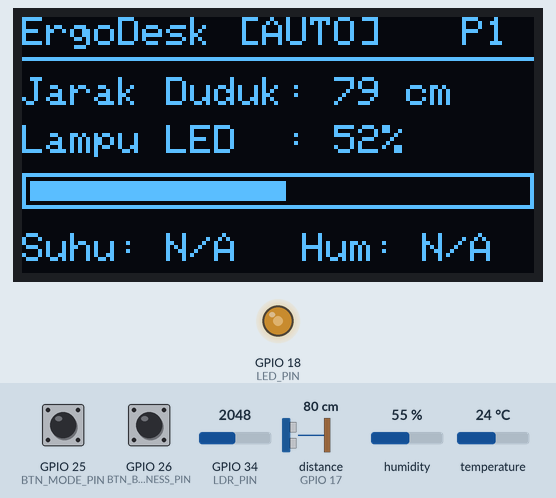
Bench run of a program on a simulated ESP32. Parts: 128×64 one-colour display, output pins drawn as LEDs (lit = HIGH). Wiring (inferred from the names in the program): ultrasonic range finder: trigger GPIO 5; echo GPIO 17. Inputs (shaded band) come from the test bench; at power-on: distance to the obstacle (sensor on GPIO 17) 80 cm, GPIO 25 (BTN_MODE_PIN) HIGH, GPIO 26 (BTN_BRIGHTNESS_PIN) HIGH, GPIO 34 (LDR_PIN) = 2048, humidity 55 %, temperature 24 °C (analog values on the 0–4095 scale). The echo pulse lasts 58.3 µs per cm; pins used as bus, display or sensor lines are not drawn; what the program prints to the serial monitor is not drawn.

Above: at 1.7 s.
1.8 s: distance to the obstacle (sensor on GPIO 17) set to 97 cm
At 3.2 s:
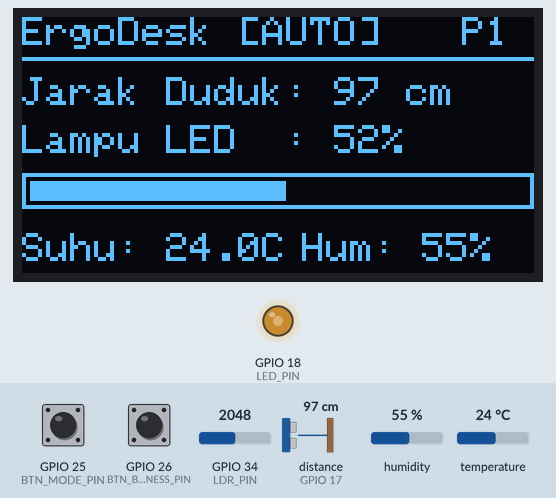
3.5 s: distance to the obstacle (sensor on GPIO 17) set to 106 cm
At 6.0 s:
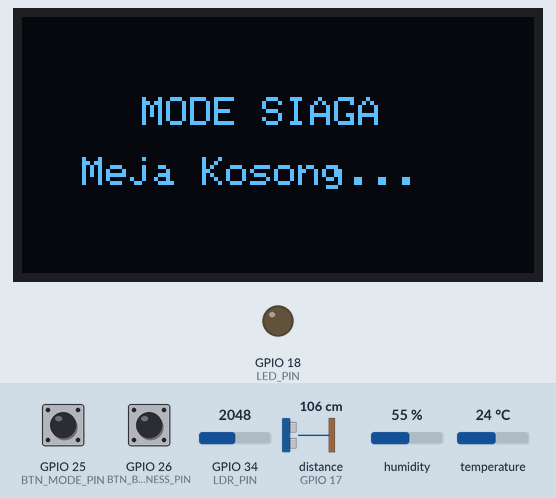
6.2 s: distance to the obstacle (sensor on GPIO 17) set to 2 cm
At 8.1 s:
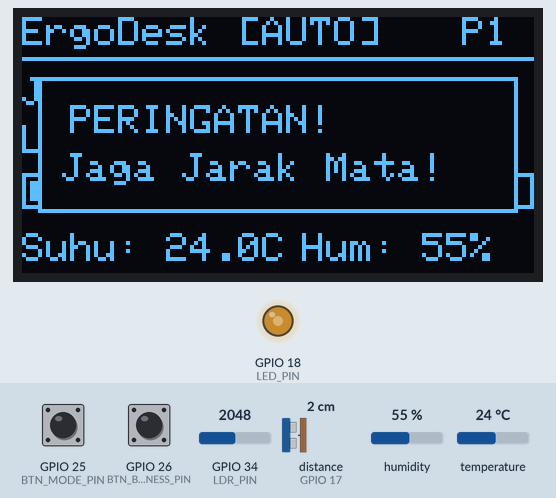
8.9 s: GPIO 25 (BTN_MODE_PIN) pulled LOW for 0.15 s
At 9.5 s:
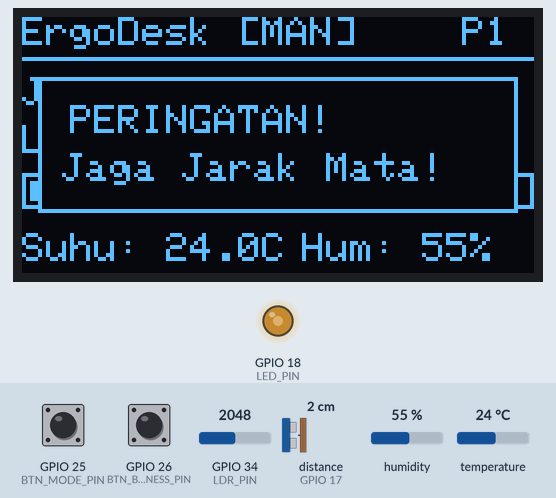
10.5 s: distance to the obstacle (sensor on GPIO 17) set to 13 cm
12.0 s: distance to the obstacle (sensor on GPIO 17) set to 17 cm
At 12.6 s:
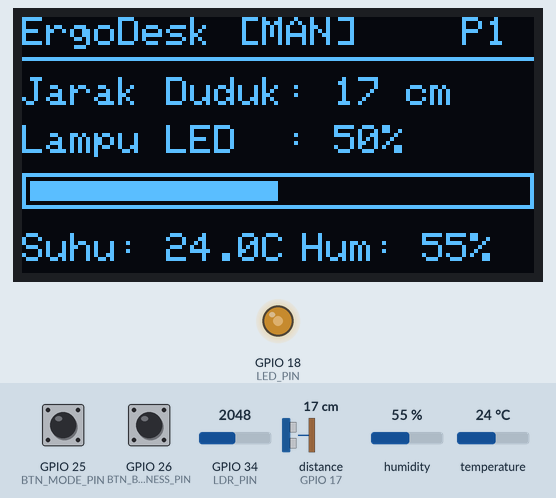
Timing chart, 0 to 14.6 s (numbered marks = the images above; inputs shaded):
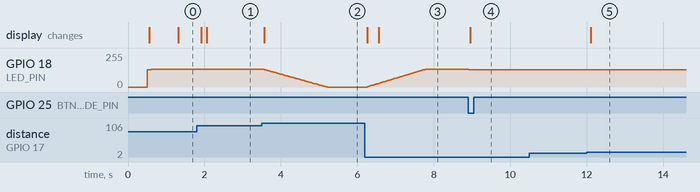

The program:

main.cpp
```cpp
#include <Arduino.h>
#include <DHT.h>
#include <Wire.h>
#include <Adafruit_GFX.h>
#include <Adafruit_SSD1306.h>

// ---------- PIN ----------
const int LDR_PIN = 34;
const int DHT_PIN = 4;
const int LED_PIN = 18;
const int BTN_MODE_PIN = 25;
const int BTN_BRIGHTNESS_PIN = 26;
const int TRIG_PIN = 5;
const int ECHO_PIN = 17;

#define DHT_TYPE DHT11
DHT dht(DHT_PIN, DHT_TYPE);

// ---------- PWM ----------
const int PWM_FREQ = 5000;
const int PWM_RESOLUTION = 8;
const int PWM_CHANNEL = 0;

// ---------- OLED ----------
#define SCREEN_WIDTH 128
#define SCREEN_HEIGHT 64
Adafruit_SSD1306 display(SCREEN_WIDTH, SCREEN_HEIGHT, &Wire, -1);
bool oledReady = false;

// ---------- INTERRUPT ----------
volatile bool modeEvent = false;
volatile bool brightnessEvent = false;

void IRAM_ATTR onModeButton() { modeEvent = true; }
void IRAM_ATTR onBrightnessButton() { brightnessEvent = true; }

// ---------- VARIABLE STATE ----------
bool autoMode = true;
const int brightnessLevels[] = {0, 64, 128, 192, 255};
const int numberOfLevels = 5;
int brightnessIndex = 2;

int currentDuty = 128;
int targetDuty = 128;

int adcValue = 0;
int distance = 0;
float temperature = NAN;
float humidity = NAN;

int oledPage = 0;
String popupMsg = "";
unsigned long popupTimer = 0;

unsigned long lastADCRead = 0;
unsigned long lastDHTRead = 0;
unsigned long lastDistanceRead = 0;
unsigned long lastDisplayUpdate = 0;
unsigned long lastFadeUpdate = 0;
unsigned long lastModePress = 0;
unsigned long lastBrightnessPress = 0;

const unsigned long ADC_INTERVAL = 200;
const unsigned long DHT_INTERVAL = 2000;
const unsigned long DIST_INTERVAL = 150;
const unsigned long DISPLAY_INTERVAL = 150;
const unsigned long FADE_INTERVAL = 10;
const unsigned long DEBOUNCE_MS = 200;

// ---------- DUKUNGAN PWM ----------
void writePWM(int duty) {
#if defined(ESP_ARDUINO_VERSION_MAJOR) && ESP_ARDUINO_VERSION_MAJOR >= 3
  ledcWrite(LED_PIN, duty);
#else
  ledcWrite(PWM_CHANNEL, duty);
#endif
}

void initPWM() {
#if defined(ESP_ARDUINO_VERSION_MAJOR) && ESP_ARDUINO_VERSION_MAJOR >= 3
  ledcAttach(LED_PIN, PWM_FREQ, PWM_RESOLUTION);
#else
  ledcSetup(PWM_CHANNEL, PWM_FREQ, PWM_RESOLUTION);
  ledcAttachPin(LED_PIN, PWM_CHANNEL);
#endif
  writePWM(currentDuty);
}

// ---------- BACA SENSOR ----------
int readLDR() {
  long total = 0;
  for (int i = 0; i < 8; i++) total += analogRead(LDR_PIN);
  return total / 8;
}

int readDistance() {
  digitalWrite(TRIG_PIN, LOW);
  delayMicroseconds(2);
  digitalWrite(TRIG_PIN, HIGH);
  delayMicroseconds(10);
  digitalWrite(TRIG_PIN, LOW);

  long duration = pulseIn(ECHO_PIN, HIGH, 25000); // Timeout 25ms
  if (duration == 0) return 999;
  return duration * 0.0343 / 2;
}

void showPopup(String msg) {
  popupMsg = msg;
  popupTimer = millis();
}

// ---------- LOGIKA KECERAHAN & HEMAT DAYA ----------
void updateTargetBrightness() {
  // Fitur Auto-Off saat meninggalkan meja (jarak > 100 cm)
  if (distance > 100) {
    targetDuty = 0;
    return;
  }

  if (autoMode) {
    targetDuty = map(adcValue, 0, 4095, 255, 10);
    targetDuty = constrain(targetDuty, 10, 255);
  } else {
    targetDuty = brightnessLevels[brightnessIndex];
  }
}

void handleSmoothFade() {
  if (currentDuty != targetDuty) {
    if (currentDuty < targetDuty) currentDuty++;
    else currentDuty--;
    writePWM(currentDuty);
  }
}

void processButtons() {
  bool modePressed, brightnessPressed;

  noInterrupts();
  modePressed = modeEvent;
  brightnessPressed = brightnessEvent;
  modeEvent = false;
  brightnessEvent = false;
  interrupts();

  unsigned long now = millis();

  if (modePressed && (now - lastModePress >= DEBOUNCE_MS)) {
    lastModePress = now;
    autoMode = !autoMode;
    updateTargetBrightness();
    showPopup(autoMode ? "MODE: AUTO" : "MODE: MANUAL");
  }

  if (brightnessPressed && (now - lastBrightnessPress >= DEBOUNCE_MS)) {
    lastBrightnessPress = now;
    if (!autoMode) {
      brightnessIndex = (brightnessIndex + 1) % numberOfLevels;
      updateTargetBrightness();
      int pct = map(brightnessLevels[brightnessIndex], 0, 255, 0, 100);
      showPopup("BRIGHT: " + String(pct) + "%");
    } else {
      oledPage = (oledPage + 1) % 2;
      showPopup(oledPage == 0 ? "HALAMAN 1" : "HALAMAN 2");
    }
  }
}

// ---------- TAMPILAN OLED ----------
void drawProgressBar(int x, int y, int w, int h, int val, int maxVal) {
  display.drawRect(x, y, w, h, SSD1306_WHITE);
  int fillW = map(val, 0, maxVal, 0, w - 4);
  fillW = constrain(fillW, 0, w - 4);
  display.fillRect(x + 2, y + 2, fillW, h - 4, SSD1306_WHITE);
}

void updateOLED() {
  if (!oledReady) return;

  display.clearDisplay();
  display.setTextColor(SSD1306_WHITE);

  // Standby Display saat tidak ada orang di meja
  if (distance > 100) {
    display.setTextSize(1);
    display.setCursor(30, 20);
    display.print("MODE SIAGA");
    display.setCursor(15, 35);
    display.print("Meja Kosong...");
    display.display();
    return;
  }

  // Header
  display.setTextSize(1);
  display.setCursor(0, 0);
  display.print("ErgoDesk ");
  display.print(autoMode ? "[AUTO]" : "[MAN]");
  display.setCursor(110, 0);
  display.print("P");
  display.print(oledPage + 1);
  display.drawLine(0, 10, 128, 10, SSD1306_WHITE);

  // Halaman 1: Monitor Utama & Jarak
  if (oledPage == 0) {
    display.setCursor(0, 15);
    display.print("Jarak Duduk: ");
    display.print(distance);
    display.print(" cm");

    display.setCursor(0, 27);
    display.print("Lampu LED  : ");
    display.print(map(currentDuty, 0, 255, 0, 100));
    display.print("%");

    drawProgressBar(0, 39, 128, 9, currentDuty, 255);

    display.setCursor(0, 54);
    display.print("Suhu: ");
    if (isnan(temperature)) display.print("N/A");
    else { display.print(temperature, 1); display.print("C"); }

    display.setCursor(70, 54);
    display.print("Hum: ");
    if (isnan(humidity)) display.print("N/A");
    else { display.print((int)humidity); display.print("%"); }
  }
  // Halaman 2: Detail Lingkungan
  else {
    display.setCursor(0, 15);
    display.print("Sensor LDR  : ");
    display.print(adcValue);

    display.setCursor(0, 28);
    display.print("Suhu Ruang  : ");
    if (isnan(temperature)) display.println("N/A");
    else { display.print(temperature, 1); display.println(" C"); }

    display.setCursor(0, 41);
    display.print("Kelembapan  : ");
    if (isnan(humidity)) display.println("N/A");
    else { display.print(humidity, 1); display.println(" %"); }
  }

  // Warning Peringatan Jarak Duduk Terlalu Dekat (<15 cm)
  if (distance < 15) {
    display.fillRect(4, 15, 120, 34, SSD1306_BLACK);
    display.drawRect(4, 15, 120, 34, SSD1306_WHITE);
    display.setTextSize(1);
    display.setCursor(12, 22);
    display.print("PERINGATAN!");
    display.setCursor(10, 34);
    display.print("Jaga Jarak Mata!");
  }
  // Pop-up Tombol
  else if (millis() - popupTimer < 1200) {
    display.fillRect(14, 18, 100, 28, SSD1306_BLACK);
    display.drawRect(14, 18, 100, 28, SSD1306_WHITE);
    display.setTextSize(1);
    display.setCursor(20, 28);
    display.print(popupMsg);
  }

  display.display();
}

// ---------- SETUP ----------
void setup() {
  Serial.begin(115200);
  delay(500);

  pinMode(LDR_PIN, INPUT);
  pinMode(TRIG_PIN, OUTPUT);
  pinMode(ECHO_PIN, INPUT);
  pinMode(BTN_MODE_PIN, INPUT_PULLUP);
  pinMode(BTN_BRIGHTNESS_PIN, INPUT_PULLUP);

  analogReadResolution(12);
  dht.begin();
  initPWM();

  attachInterrupt(digitalPinToInterrupt(BTN_MODE_PIN), onModeButton, FALLING);
  attachInterrupt(digitalPinToInterrupt(BTN_BRIGHTNESS_PIN), onBrightnessButton, FALLING);

  Wire.begin(21, 22);
  oledReady = display.begin(SSD1306_SWITCHCAPVCC, 0x3C);

  Serial.println("\n=== ErgoDesk System Started ===");
}

// ---------- LOOP UTAMA ----------
void loop() {
  unsigned long now = millis();

  processButtons();

  // Transisi LED halus
  if (now - lastFadeUpdate >= FADE_INTERVAL) {
    lastFadeUpdate = now;
    handleSmoothFade();
  }

  // Baca Sensor Ultrasonik
  if (now - lastDistanceRead >= DIST_INTERVAL) {
    lastDistanceRead = now;
    distance = readDistance();
    updateTargetBrightness();
  }

  // Baca Sensor LDR
  if (now - lastADCRead >= ADC_INTERVAL) {
    lastADCRead = now;
    adcValue = readLDR();
    updateTargetBrightness();
  }

  // Baca DHT11
  if (now - lastDHTRead >= DHT_INTERVAL) {
    lastDHTRead = now;
    float t = dht.readTemperature();
    float h = dht.readHumidity();
    if (!isnan(t)) temperature = t;
    if (!isnan(h)) humidity = h;
  }

  // Refresh Tampilan OLED
  if (now - lastDisplayUpdate >= DISPLAY_INTERVAL) {
    lastDisplayUpdate = now;
    updateOLED();
  }
}
```

Measured:
- the behaviour switches between 101 and 102 cm on distance to the obstacle (sensor on GPIO 17) (found by bisection; images 1 and 2)
- the behaviour switches between 14 and 15 cm on distance to the obstacle (sensor on GPIO 17) (found by bisection; images 4 and 5)
- after the input at 1.8 s, the display: first changes after 0.11 s (image 1 shows a later state)
- after the input at 3.5 s, GPIO 18 (LED_PIN): moves from 132/255 to 0/255 over 1.6 s, starting after 0.06 s; the display: changes after 0.06 s (image 2)
- after the input at 6.2 s, GPIO 18 (LED_PIN): moves from 0/255 to 132/255 over 1.5 s, starting after 0.06 s; the display: first changes after 0.06 s (image 3 shows a later state)
- after the input at 8.9 s, GPIO 18 (LED_PIN): 132/255 → 128/255 at once; the display: changes after 0.06 s (image 4)
- after the input at 10.5 s, every drawn part: stays the same
- after the input at 12.0 s, the display: changes after 0.11 s (image 5)
